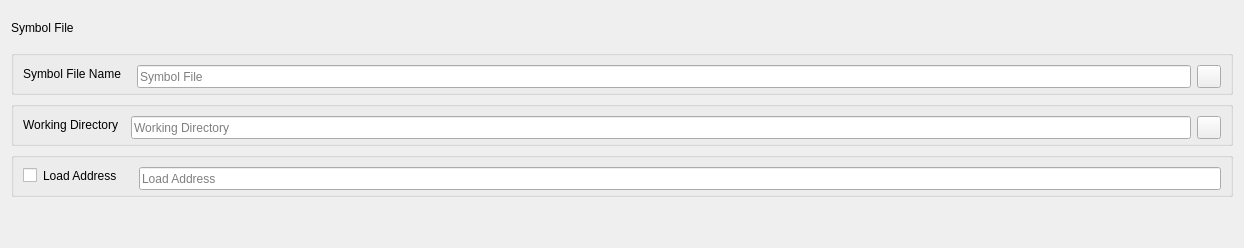
            <widget class="QWidget" name="tab">
             <attribute name="title">
              <string>Symbol FIle</string>
             </attribute>
             <layout class="QVBoxLayout" name="verticalLayout_7">
              <item>
               <layout class="QHBoxLayout" name="horizontalLayout_36">
                <item>
                 <widget class="QLabel" name="symbolFileLabel">
                  <property name="text">
                   <string>Symbol File</string>
                  </property>
                  <property name="textFormat">
                   <enum>Qt::PlainText</enum>
                  </property>
                 </widget>
                </item>
                <item>
                 <spacer name="horizontalSpacer_15">
                  <property name="orientation">
                   <enum>Qt::Horizontal</enum>
                  </property>
                  <property name="sizeHint" stdset="0">
                   <size>
                    <width>1159</width>
                    <height>33</height>
                   </size>
                  </property>
                 </spacer>
                </item>
               </layout>
              </item>
              <item>
               <layout class="QVBoxLayout" name="verticalLayout_6">
                <item>
                 <widget class="QGroupBox" name="executableNameGroupBox_4">
                  <property name="enabled">
                   <bool>true</bool>
                  </property>
                  <property name="sizePolicy">
                   <sizepolicy hsizetype="Preferred" vsizetype="Preferred">
                    <horstretch>0</horstretch>
                    <verstretch>0</verstretch>
                   </sizepolicy>
                  </property>
                  <property name="maximumSize">
                   <size>
                    <width>16777215</width>
                    <height>45</height>
                   </size>
                  </property>
                  <property name="sizeIncrement">
                   <size>
                    <width>20</width>
                    <height>0</height>
                   </size>
                  </property>
                  <property name="title">
                   <string notr="true"/>
                  </property>
                  <property name="alignment">
                   <set>Qt::AlignLeading|Qt::AlignLeft|Qt::AlignTop</set>
                  </property>
                  <property name="flat">
                   <bool>false</bool>
                  </property>
                  <layout class="QHBoxLayout" name="horizontalLayout_13">
                   <item>
                    <widget class="QLabel" name="executableOpenOCDPathLabel_2">
                     <property name="text">
                      <string>Symbol File Name   </string>
                     </property>
                    </widget>
                   </item>
                   <item>
                    <widget class="QLineEdit" name="symbolFileLineEdit">
                     <property name="sizePolicy">
                      <sizepolicy hsizetype="Expanding" vsizetype="Fixed">
                       <horstretch>0</horstretch>
                       <verstretch>0</verstretch>
                      </sizepolicy>
                     </property>
                     <property name="minimumSize">
                      <size>
                       <width>24</width>
                       <height>23</height>
                      </size>
                     </property>
                     <property name="sizeIncrement">
                      <size>
                       <width>20</width>
                       <height>30</height>
                      </size>
                     </property>
                     <property name="baseSize">
                      <size>
                       <width>30</width>
                       <height>30</height>
                      </size>
                     </property>
                     <property name="toolTip">
                      <string>Symbol File</string>
                     </property>
                     <property name="dragEnabled">
                      <bool>false</bool>
                     </property>
                     <property name="readOnly">
                      <bool>false</bool>
                     </property>
                     <property name="placeholderText">
                      <string>Symbol File</string>
                     </property>
                     <property name="clearButtonEnabled">
                      <bool>true</bool>
                     </property>
                    </widget>
                   </item>
                   <item>
                    <widget class="QToolButton" name="openocdSymbolFileButton">
                     <property name="sizePolicy">
                      <sizepolicy hsizetype="Minimum" vsizetype="Fixed">
                       <horstretch>0</horstretch>
                       <verstretch>0</verstretch>
                      </sizepolicy>
                     </property>
                     <property name="minimumSize">
                      <size>
                       <width>24</width>
                       <height>23</height>
                      </size>
                     </property>
                     <property name="maximumSize">
                      <size>
                       <width>24</width>
                       <height>23</height>
                      </size>
                     </property>
                     <property name="toolTip">
                      <string>Open a dialog to select an executable.</string>
                     </property>
                     <property name="text">
                      <string/>
                     </property>
                     <property name="icon">
                      <iconset resource="resource.qrc">
                       <normaloff>:/seer/resources/RelaxLightIcons/document-open.svg</normaloff>:/seer/resources/RelaxLightIcons/document-open.svg</iconset>
                     </property>
                    </widget>
                   </item>
                  </layout>
                 </widget>
                </item>
                <item>
                 <widget class="QGroupBox" name="executableNameGroupBox_9">
                  <property name="enabled">
                   <bool>true</bool>
                  </property>
                  <property name="sizePolicy">
                   <sizepolicy hsizetype="Preferred" vsizetype="Preferred">
                    <horstretch>0</horstretch>
                    <verstretch>0</verstretch>
                   </sizepolicy>
                  </property>
                  <property name="maximumSize">
                   <size>
                    <width>16777215</width>
                    <height>45</height>
                   </size>
                  </property>
                  <property name="sizeIncrement">
                   <size>
                    <width>20</width>
                    <height>0</height>
                   </size>
                  </property>
                  <property name="title">
                   <string notr="true"/>
                  </property>
                  <property name="alignment">
                   <set>Qt::AlignLeading|Qt::AlignLeft|Qt::AlignTop</set>
                  </property>
                  <property name="flat">
                   <bool>false</bool>
                  </property>
                  <layout class="QHBoxLayout" name="horizontalLayout_16">
                   <item>
                    <widget class="QLabel" name="executableOpenOCDPathLabel_5">
                     <property name="text">
                      <string>Working Directory  </string>
                     </property>
                    </widget>
                   </item>
                   <item>
                    <widget class="QLineEdit" name="workingDirLineEdit">
                     <property name="sizePolicy">
                      <sizepolicy hsizetype="Expanding" vsizetype="Fixed">
                       <horstretch>0</horstretch>
                       <verstretch>0</verstretch>
                      </sizepolicy>
                     </property>
                     <property name="minimumSize">
                      <size>
                       <width>24</width>
                       <height>23</height>
                      </size>
                     </property>
                     <property name="sizeIncrement">
                      <size>
                       <width>20</width>
                       <height>30</height>
                      </size>
                     </property>
                     <property name="baseSize">
                      <size>
                       <width>30</width>
                       <height>30</height>
                      </size>
                     </property>
                     <property name="toolTip">
                      <string>Working Directory</string>
                     </property>
                     <property name="dragEnabled">
                      <bool>false</bool>
                     </property>
                     <property name="placeholderText">
                      <string>Working Directory</string>
                     </property>
                     <property name="clearButtonEnabled">
                      <bool>true</bool>
                     </property>
                    </widget>
                   </item>
                   <item>
                    <widget class="QToolButton" name="openocdSourceDirButton">
                     <property name="sizePolicy">
                      <sizepolicy hsizetype="Minimum" vsizetype="Fixed">
                       <horstretch>0</horstretch>
                       <verstretch>0</verstretch>
                      </sizepolicy>
                     </property>
                     <property name="minimumSize">
                      <size>
                       <width>24</width>
                       <height>23</height>
                      </size>
                     </property>
                     <property name="maximumSize">
                      <size>
                       <width>24</width>
                       <height>23</height>
                      </size>
                     </property>
                     <property name="toolTip">
                      <string>Open a dialog to select an executable.</string>
                     </property>
                     <property name="text">
                      <string/>
                     </property>
                     <property name="icon">
                      <iconset resource="resource.qrc">
                       <normaloff>:/seer/resources/RelaxLightIcons/document-open.svg</normaloff>:/seer/resources/RelaxLightIcons/document-open.svg</iconset>
                     </property>
                    </widget>
                   </item>
                  </layout>
                 </widget>
                </item>
                <item>
                 <widget class="QGroupBox" name="executableNameGroupBox_8">
                  <property name="enabled">
                   <bool>true</bool>
                  </property>
                  <property name="sizePolicy">
                   <sizepolicy hsizetype="Preferred" vsizetype="Preferred">
                    <horstretch>0</horstretch>
                    <verstretch>0</verstretch>
                   </sizepolicy>
                  </property>
                  <property name="maximumSize">
                   <size>
                    <width>16777215</width>
                    <height>45</height>
                   </size>
                  </property>
                  <property name="sizeIncrement">
                   <size>
                    <width>20</width>
                    <height>0</height>
                   </size>
                  </property>
                  <property name="title">
                   <string notr="true"/>
                  </property>
                  <property name="alignment">
                   <set>Qt::AlignLeading|Qt::AlignLeft|Qt::AlignTop</set>
                  </property>
                  <property name="flat">
                   <bool>false</bool>
                  </property>
                  <layout class="QHBoxLayout" name="horizontalLayout_14">
                   <item>
                    <widget class="QCheckBox" name="loadAddrCheckBox">
                     <property name="text">
                      <string/>
                     </property>
                    </widget>
                   </item>
                   <item>
                    <widget class="QLabel" name="executableOpenOCDPathLabel_4">
                     <property name="text">
                      <string>Load Address     </string>
                     </property>
                    </widget>
                   </item>
                   <item>
                    <widget class="QLineEdit" name="loadAddrLineEdit">
                     <property name="sizePolicy">
                      <sizepolicy hsizetype="Expanding" vsizetype="Fixed">
                       <horstretch>0</horstretch>
                       <verstretch>0</verstretch>
                      </sizepolicy>
                     </property>
                     <property name="minimumSize">
                      <size>
                       <width>24</width>
                       <height>23</height>
                      </size>
                     </property>
                     <property name="sizeIncrement">
                      <size>
                       <width>20</width>
                       <height>30</height>
                      </size>
                     </property>
                     <property name="baseSize">
                      <size>
                       <width>30</width>
                       <height>30</height>
                      </size>
                     </property>
                     <property name="toolTip">
                      <string>Load Address</string>
                     </property>
                     <property name="dragEnabled">
                      <bool>false</bool>
                     </property>
                     <property name="placeholderText">
                      <string>Load Address</string>
                     </property>
                     <property name="clearButtonEnabled">
                      <bool>true</bool>
                     </property>
                    </widget>
                   </item>
                  </layout>
                 </widget>
                </item>
               </layout>
              </item>
              <item>
               <spacer name="verticalSpacer_7">
                <property name="orientation">
                 <enum>Qt::Vertical</enum>
                </property>
                <property name="sizeHint" stdset="0">
                 <size>
                  <width>20</width>
                  <height>40</height>
                 </size>
                </property>
               </spacer>
              </item>
             </layout>
            </widget>
